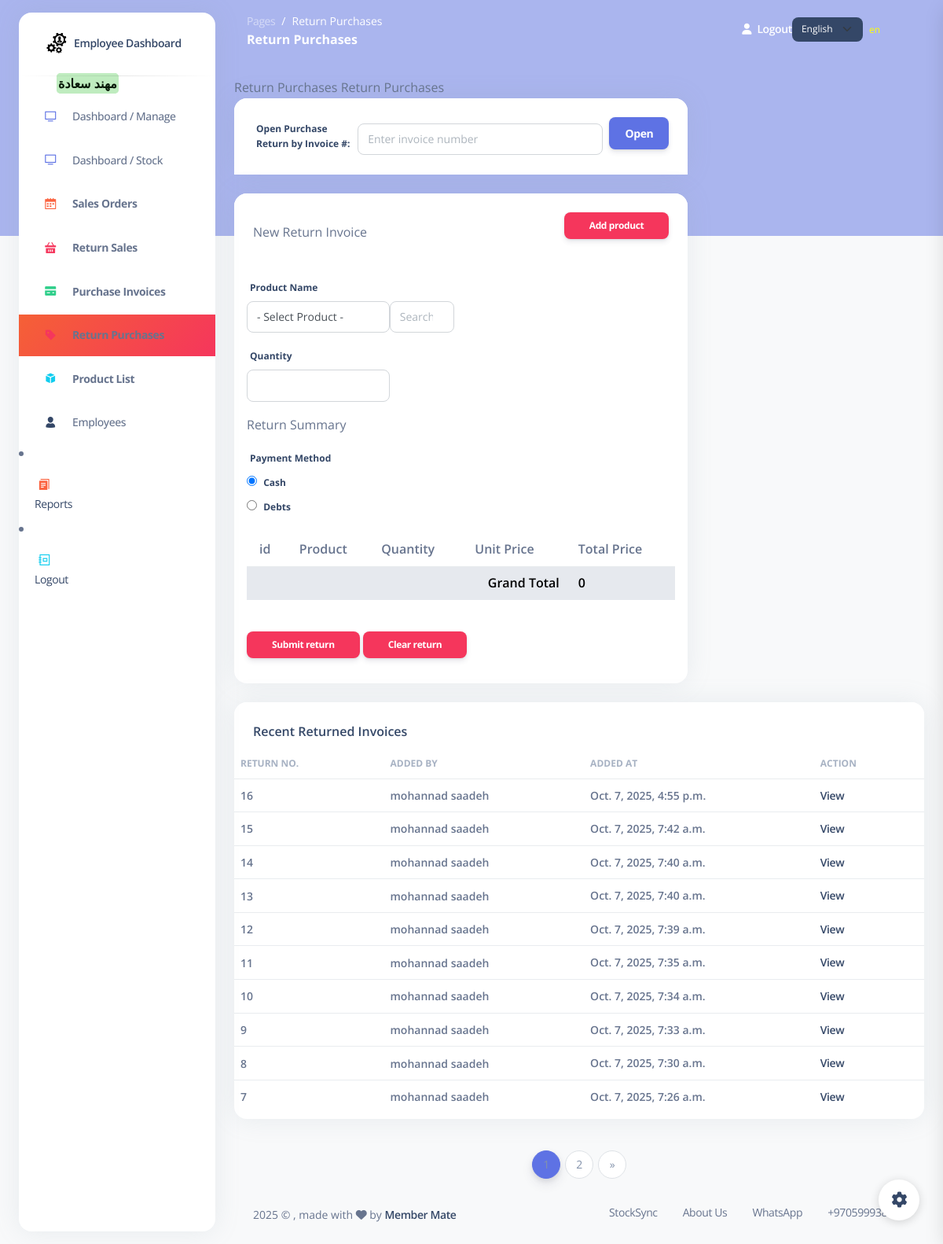
The app's page /return_purchases (signed in), older data.
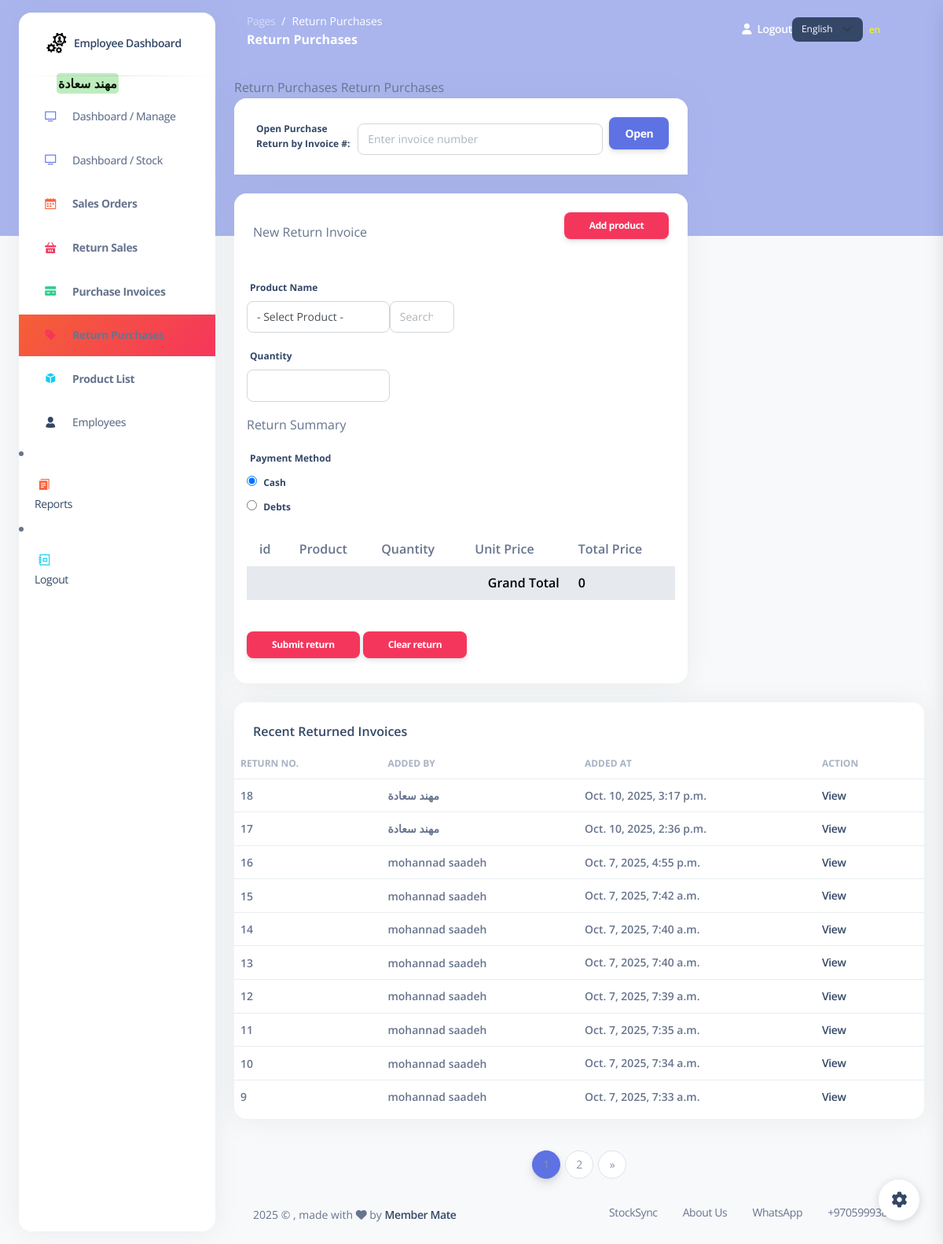
The same page, newer data.
### my_app/models.py (models this page shows)
class Return(models.Model):
    employee = models.ForeignKey(Employee, related_name="returns", on_delete=models.CASCADE)
    total_amount = models.DecimalField(max_digits=10, decimal_places=2, default=0.00)
    grand_total = models.DecimalField(max_digits=10, decimal_places=2, default=0.00)
    invoice_pay_method = models.CharField(max_length=10, choices=pay_choices, default='cash')  # Added field
    created_at = models.DateTimeField(auto_now_add=True)
    updated_at = models.DateTimeField(auto_now=True)

class Employee(models.Model):
    first_name = models.CharField(max_length=255)
    last_name = models.CharField(max_length=255)
    email = models.EmailField(max_length=255)
    DOB = models.DateField()
    password = models.CharField(max_length=255)
    confirm_password = models.CharField(max_length=255)
    is_active = models.BooleanField(default=False)
    created_at = models.DateTimeField(auto_now_add=True)
    updated_at = models.DateTimeField(auto_now=True)
    objects = EmployeeManager()

### my_app/views.py (the view)
# urls.py: path('return_purchases', views.display_returns),
def display_returns(request):
    grand_total = sum(item['total_price'] for item in returns_order)
    return_invoices_qs = models.get_all_return_invoices()
    return_invoices_page_number = request.GET.get('return_invoices_page')
    return_invoices_paginator = Paginator(return_invoices_qs, 10)  # 10 items per page
    return_invoices_page = return_invoices_paginator.get_page(return_invoices_page_number)
    context = {
        'returns_order': returns_order,
        'products': models.get_all_products(),
        'return_invoices': return_invoices_page,  # Updated to use paginated data
        'employee': models.get_employee_by_id(request.session['employee_id']),
        'grand_total': grand_total,
        'return_invoices_paginator': return_invoices_paginator,
    }
    return render(request, 'return_purchases.html', context)

### my_app/models.py (called while the page is built)
def get_employee_by_id(id):
    return Employee.objects.get(id=id)

def get_all_products():
    return Product.objects.all()

def get_all_return_invoices():
    return Return.objects.all().order_by('-created_at')

### my_app/templates/return_purchases.html (shortened to what the changed rows need)
{% extends 'layouts/base.html' %}
{% load i18n %}
{% block content %}
<div class="row">
    <div class="col-8">
      <div class="card mb-4">
          <div class="card-body">
          <form action="/submet_return_order" method="post">
              <table class="table">
                <tr >
                  <th class="ps-3">{% trans "id" %}</th>
                  <th class="ps-3">{% trans "Product" %}</th>
                  <th>{% trans "Quantity" %}</th>
                  <th class="ps-3">{% trans "Unit Price" %}</th>
                  <th class="ps-3">{% trans "Total Price" %}</th>
                </tr>
              </table>
            </div>
      </div>
    </div>
  </div>
  <div class="row">
    <div class="col-12">
      <div class="card mb-4">
        <div class="card-body px-0 pt-0 pb-2">
          <div class="table-responsive p-0">
            <table class="table align-items-center justify-content-center mb-0">
              <thead>
                <tr>
                  <th class="text-uppercase text-secondary text-xs font-weight-bolder opacity-7 ps-2">{% trans "Return No." %}</th>
                  <th class="text-uppercase text-secondary text-xs font-weight-bolder opacity-7 ps-2 ">{% trans "Added by" %}</th>
                  <th class="text-uppercase text-secondary text-xs font-weight-bolder opacity-7 ps-2 ">{% trans "Added at" %}</th>
                  <th class="text-uppercase text-secondary text-xs font-weight-bolder opacity-7 ps-2">{% trans "Action" %}</th>
                </tr>
              </thead>
              <tbody>
                {% for invoice in return_invoices %}
                <tr>
                  <td>
                    <p class="text-sm mb-0 font-weight-bold mb-0"> {{invoice.id}} </p>
                  </td>
                  <td>
                    <p class="text-sm mb-0 font-weight-bold mb-0"> {{invoice.employee.first_name}} {{invoice.employee.last_name}} </p>
                  </td>
                  <td>
                    <span class="text-sm mb-0 font-weight-bold">{{invoice.created_at}}</span>
                  </td>
                  <td>
                    <span class="text-sm  mb-0 font-weight-bold"><a href="/view_return_invoice/{{invoice.id}}">{% trans "View" %}</a></span>
                  </td>
                </tr>
                {% endfor %}
              </tbody>
            </table>
          </div>
        </div>
      </div>
    </div>
  </div>
<div class="pagination-container">
  <nav aria-label="Page navigation">
    <ul class="pagination justify-content-center">
      {% for num in return_invoices.paginator.page_range %}
        <li class="page-item {% if return_invoices.number == num %}active{% endif %}">
          <a class="page-link" href="?return_invoices_page={{ num }}">{{ num }}</a>
        </li>
      {% endfor %}
    </ul>
  </nav>
</div>
{% endblock content %}

Row changes from the older to the newer data that the page shows:
no longer on this page (row unchanged): Return: id "8", employee.first_name "mohannad", employee.last_name "saadeh", created_at "Oct. 7, 2025, 7:30 a.m."
no longer on this page (row unchanged): Return: id "7", employee.first_name "mohannad", employee.last_name "saadeh", created_at "Oct. 7, 2025, 7:26 a.m."
added Return: id "18", employee.first_name "مهند", employee.last_name "سعادة", created_at "Oct. 10, 2025, 3:17 p.m."
added Return: id "17", employee.first_name "مهند", employee.last_name "سعادة", created_at "Oct. 10, 2025, 2:36 p.m."
